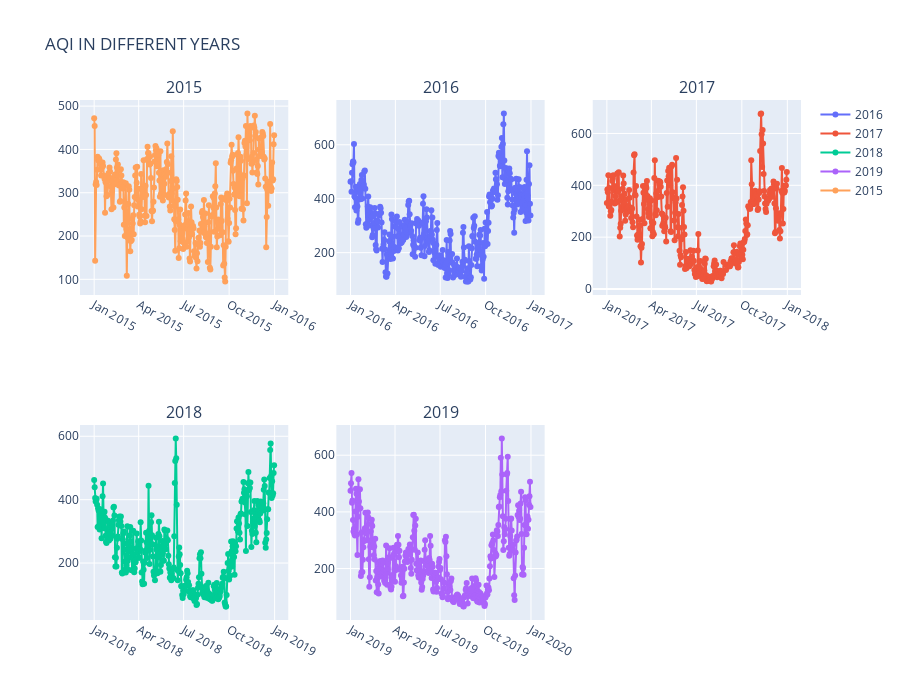

Here is the notebook cell this chart was saved with:
### Code cell
from plotly.subplots import make_subplots
fig = make_subplots(rows=2, cols=3,subplot_titles=("2015","2016", "2017", "2018","2019"))
fig.add_trace(
    go.Scatter(
    name ="2016",
    mode = "lines+markers",
    y = aqi_level_16.iloc[:,-2],
    x = aqi_level_16.iloc[:,-3]),
    row = 1 ,col =2)


fig.add_trace(go.Scatter(
    name ="2017",
    mode = "lines+markers",
    y = aqi_level_17.iloc[:,-2],
    x = aqi_level_17.iloc[:,-3]),
    row=1, col=3
)

    
    


fig.add_trace(go.Scatter(
    name ="2018",
    mode = "lines+markers",
    y = aqi_level_18.iloc[:,-2],
    x = aqi_level_18.iloc[:,-3]),
    row=2, col=1
)

fig.add_trace(go.Scatter(
    name ="2019",
    mode = "lines+markers",
    y = aqi_level_19.iloc[:,-2],
    x = aqi_level_19.iloc[:,-3]),
    row=2, col=2
)

fig.add_trace(go.Scatter(
    name ="2015",
    mode = "lines+markers",
    y = aqi_level_15.iloc[:,-2],
    x = aqi_level_15.iloc[:,-3]),
    row=1, col=1
)

fig.update_layout(title_text="AQI IN DIFFERENT YEARS", height=700)
fig.show()

### Figure 1 — Plotly figure (JSON) as saved in the notebook; plotly's stock layout.template omitted (floating-point values rounded to 4 significant figures; data arrays with more than 128 entries replaced by an {"elided": "..."} marker saying what was removed)
{"data": [{"mode": "lines+markers", "name": "2016", "type": "scatter", "x": {"elided": "366 str values"}, "xaxis": "x2", "y": {"elided": "366 int values"}, "yaxis": "y2"}, {"mode": "lines+markers", "name": "2017", "type": "scatter", "x": {"elided": "365 str values"}, "xaxis": "x3", "y": {"elided": "365 int values"}, "yaxis": "y3"}, {"mode": "lines+markers", "name": "2018", "type": "scatter", "x": {"elided": "365 str values"}, "xaxis": "x4", "y": {"elided": "365 int values"}, "yaxis": "y4"}, {"mode": "lines+markers", "name": "2019", "type": "scatter", "x": {"elided": "365 str values"}, "xaxis": "x5", "y": {"elided": "365 int values"}, "yaxis": "y5"}, {"mode": "lines+markers", "name": "2015", "type": "scatter", "x": {"elided": "365 str values"}, "xaxis": "x", "y": {"elided": "365 int values"}, "yaxis": "y"}], "layout": {"annotations": [{"font": {"size": 16}, "showarrow": false, "text": "2015", "x": 0.1444, "xanchor": "center", "xref": "paper", "y": 1, "yanchor": "bottom", "yref": "paper"}, {"font": {"size": 16}, "showarrow": false, "text": "2016", "x": 0.5, "xanchor": "center", "xref": "paper", "y": 1, "yanchor": "bottom", "yref": "paper"}, {"font": {"size": 16}, "showarrow": false, "text": "2017", "x": 0.8556, "xanchor": "center", "xref": "paper", "y": 1, "yanchor": "bottom", "yref": "paper"}, {"font": {"size": 16}, "showarrow": false, "text": "2018", "x": 0.1444, "xanchor": "center", "xref": "paper", "y": 0.375, "yanchor": "bottom", "yref": "paper"}, {"font": {"size": 16}, "showarrow": false, "text": "2019", "x": 0.5, "xanchor": "center", "xref": "paper", "y": 0.375, "yanchor": "bottom", "yref": "paper"}], "height": 700, "title": {"text": "AQI IN DIFFERENT YEARS"}, "xaxis": {"anchor": "y", "domain": [0, 0.2889]}, "xaxis2": {"anchor": "y2", "domain": [0.3556, 0.6444]}, "xaxis3": {"anchor": "y3", "domain": [0.7111, 1]}, "xaxis4": {"anchor": "y4", "domain": [0, 0.2889]}, "xaxis5": {"anchor": "y5", "domain": [0.3556, 0.6444]}, "xaxis6": {"anchor": "y6", "domain": [0.7111, 1]}, "yaxis": {"anchor": "x", "domain": [0.625, 1]}, "yaxis2": {"anchor": "x2", "domain": [0.625, 1]}, "yaxis3": {"anchor": "x3", "domain": [0.625, 1]}, "yaxis4": {"anchor": "x4", "domain": [0, 0.375]}, "yaxis5": {"anchor": "x5", "domain": [0, 0.375]}, "yaxis6": {"anchor": "x6", "domain": [0, 0.375]}}}
